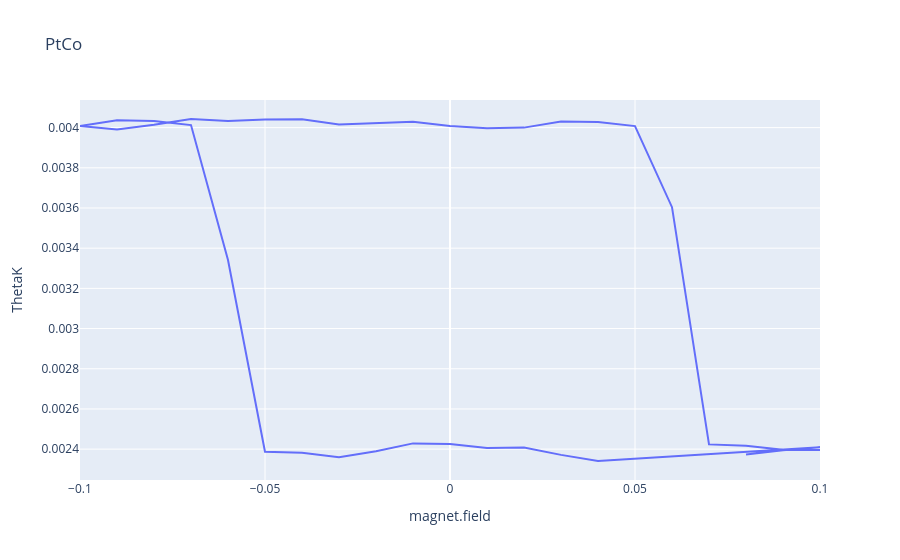

Write notebook code for a chart like this one.
### Code cell
test = pd.read_csv("initial.csv", comment = ";")
print(test.columns)
# Apply the function to the dataframe
test = rename_columns(test)
print(test.columns)


# px.line(test, x='magnet.field', y=" dem(3)['x'] # X1", title='PtCo')
px.line(test, x='magnet.field', y="ThetaK", title='PtCo')

### Figure 1 — Plotly figure (JSON) as saved in the notebook; plotly's stock layout.template omitted (floating-point values rounded to 4 significant figures)
{"data": [{"hovertemplate": "magnet.field=%{x}<br>ThetaK=%{y}<extra></extra>", "legendgroup": "", "line": {"color": "#636efa", "dash": "solid"}, "marker": {"symbol": "circle"}, "mode": "lines", "name": "", "orientation": "v", "showlegend": false, "type": "scatter", "x": [0.08, 0.09, 0.1, 0.04, 0.03, 0.02, 0.01, 0, -0.01, -0.02, -0.03, -0.04, -0.05, -0.06, -0.07, -0.08, -0.09, -0.1, -0.1, -0.09, -0.08, -0.07, -0.06, -0.05, -0.04, -0.03, -0.02, -0.01, 0, 0.01, 0.02, 0.03, 0.04, 0.05, 0.06, 0.07, 0.08, 0.09, 0.1, 0.1], "xaxis": "x", "y": [0.002374, 0.002394, 0.00241, 0.002341, 0.002371, 0.002408, 0.002405, 0.002426, 0.002429, 0.00239, 0.00236, 0.002382, 0.002387, 0.003341, 0.004012, 0.004033, 0.004037, 0.004008, 0.004007, 0.00399, 0.004014, 0.004043, 0.004032, 0.00404, 0.004042, 0.004015, 0.004021, 0.004029, 0.004008, 0.003997, 0.004, 0.00403, 0.004028, 0.004007, 0.003604, 0.002424, 0.002416, 0.002397, 0.002396, 0.002393], "yaxis": "y"}], "layout": {"legend": {"tracegroupgap": 0}, "title": {"text": "PtCo"}, "xaxis": {"anchor": "y", "domain": [0, 1], "title": {"text": "magnet.field"}}, "yaxis": {"anchor": "x", "domain": [0, 1], "title": {"text": "ThetaK"}}}}
